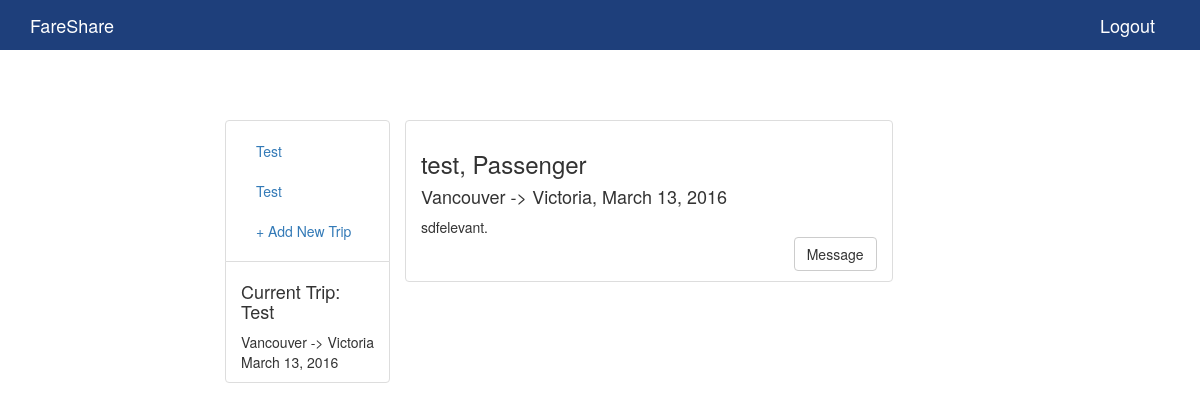
The page /main/userpage/?trip=17 (signed in) on the database as committed earlier.
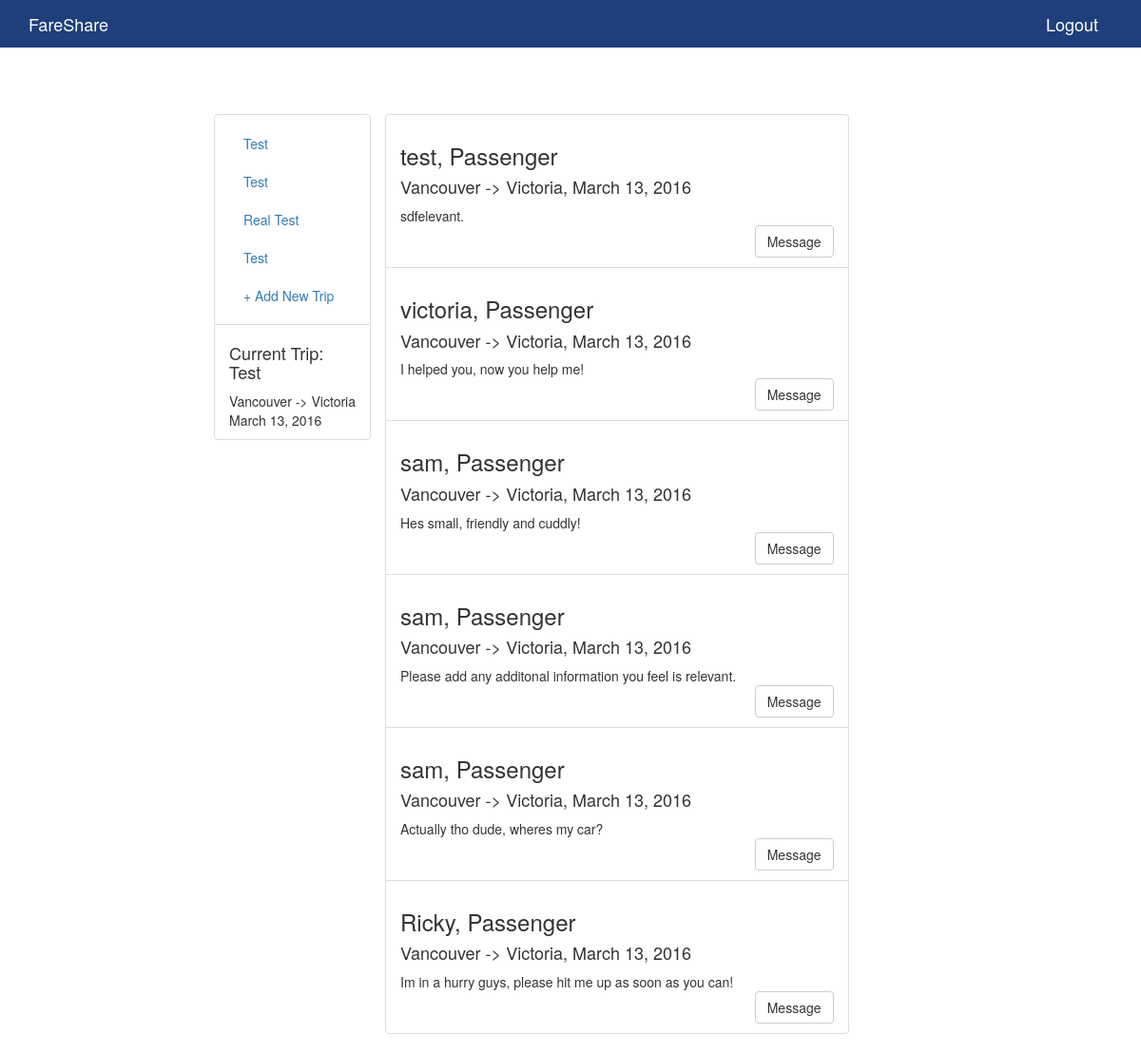
The same page on the database as committed later.
### main/models.py (models this page shows)
class Trip(models.Model):
    key = models.AutoField(primary_key=True)
    user = models.CharField(max_length=200)
    name =  models.CharField(max_length=200)
    origin = models.CharField(max_length=200)
    destination = models.CharField(max_length=200)
    date = models.DateField(null=True)
    date_posted = models.DateTimeField(null=True)
    active = models.BooleanField(default=True)
    num_passengers = models.IntegerField(default=0)
    msg = models.CharField(max_length=200)
    looktype = models.CharField(max_length=200)

### main/views.py (the view)
# urls.py: url(r'userpage/', views.userpage, name='userpage'),
def userpage(request):
    context = RequestContext(request)
    trips = None
    results = None
    usertrip=None
    if not request.user.is_authenticated():
         return HttpResponseRedirect('/main/login/')
    else:
        trips = Trip.objects.filter(user=request.user).values()
        tripid = request.GET.get('trip')
        if tripid != None:
            tripid = request.GET.get('trip')
            usertrip = Trip.objects.get(key=tripid)
            type = 'Driver'
            if usertrip.looktype == 'Driver':
                type = 'Passenger'
            qs = Trip.objects.exclude(user=request.user)
            qs = qs.filter(date=usertrip.date, looktype=type, origin=usertrip.origin, destination=usertrip.destination)
            results = qs.values()
        return render_to_response('main/user_page.html',{'trips':trips,'results':results, 'usertrip':usertrip }, context)

### templates/main/user_page.html (shortened to what this page needs)
{% extends 'base.html' %}
{% block navbar %}
    <div class="pull-xs-right">
        <a class="navbar-brand" href="logout/">Logout</a>
    </div>
{% endblock %}
{% block main %}
<div class="container-fluid margin-top">
    <div class="col-md-offset-2 col-md-2 sidebar">
         <ul class="nav nav-sidebar list-group-item">
             {% for trip in trips %}
                <li ><a href="/main/userpage/?trip={{trip.key}}"> {{trip.name}}</a></li>
             {% endfor %}
             <li><a href="/main/addtrip/"> + Add New Trip</a></li>
          </ul>
        {% if usertrip  %}
          <ul class="nav nav-sidebar list-group-item">
            <li><h4>Current Trip: {{usertrip.name}}</h4></li>
            <li><span>{{usertrip.origin}} -> {{usertrip.destination}}</span></li>
            <li><span>{{usertrip.date}}</span></li>
          </ul>
        {% endif %}
    </div>
     <div class="col-md-5">
            <div class="row  text-center margin-bot-19">
                {% if results %}
                <ul class="list-group">
                {% for result in results %}
                    <li class="list-group-item left ">
                        <h3 >{{result.user}}, {{result.looktype}}</h3>
                        <h4>{{result.origin}} -> {{result.destination}}, {{result.date}} </h4>
                        <div>
                            <span>{{result.msg}}</span>
                        </div>
                        <div class="right">
                         <button type="button" class="btn btn-default">Message</button>
                        </div>
                    </li>
                {% endfor %}
                </ul>
                {% else %}
                     <h4>There are no matches at this time :( </h4>
                {% endif %}
            </div>
{% endblock %}

### templates/base.html (shortened to what this page needs)
<!DOCTYPE html>
{% load staticfiles %}
<html lang="en">
  <head>
    <link href="{% static 'bootstrap-3.3.6-dist/css/bootstrap.min.css' %}" rel="stylesheet">
    <link href="{% static 'css/custom.css' %}" rel="stylesheet">
    </head>
    <nav class="navbar navbar-default navbar-static-top navbar-color ">
      <div class="container">
          <div class="navbar-header">
              <a class="navbar-brand " href="/main/">FareShare</a>
          </div>
          {% block navbar %}
          {% endblock %}
      </div>
    </nav>
      <div>
        {% block main %}
        {% endblock %}
      </div>
</html>

### static/css/custom.css (style rules this page uses)
.pull-xs-right { float: right!important; }
.margin-top { margin-top: 70px; }
.right { text-align: right; }
.left { text-align: left; }
.navbar { border-bottom: 0px; }
.navbar-static-top { margin-bottom: 0px; }
.navbar-default .navbar-brand { color: #FFF; }
.navbar-default { background-color: #1e3f7b; border-color: #0; color: white; }

Rows that differ between the two databases and show on the page:
added Trip: name "Real Test"
added Trip: name "Test"
added Trip: user "victoria", looktype "Passenger", origin "Vancouver", destination "Victoria", date "March 13, 2016", msg "I helped you, now you help me!", shown under "Current Trip: Test"
added Trip: user "sam", looktype "Passenger", origin "Vancouver", destination "Victoria", date "March 13, 2016", msg "Hes small, friendly and cuddly!", shown under "Current Trip: Test"
added Trip: user "sam", looktype "Passenger", origin "Vancouver", destination "Victoria", date "March 13, 2016", msg "Please add any additonal information you feel is relevant.", shown under "Current Trip: Test"
added Trip: user "sam", looktype "Passenger", origin "Vancouver", destination "Victoria", date "March 13, 2016", msg "Actually tho dude, wheres my car?", shown under "Current Trip: Test"
added Trip: user "Ricky", looktype "Passenger", origin "Vancouver", destination "Victoria", date "March 13, 2016", msg "Im in a hurry guys, please hit me up as soon as you can!", shown under "Current Trip: Test"
